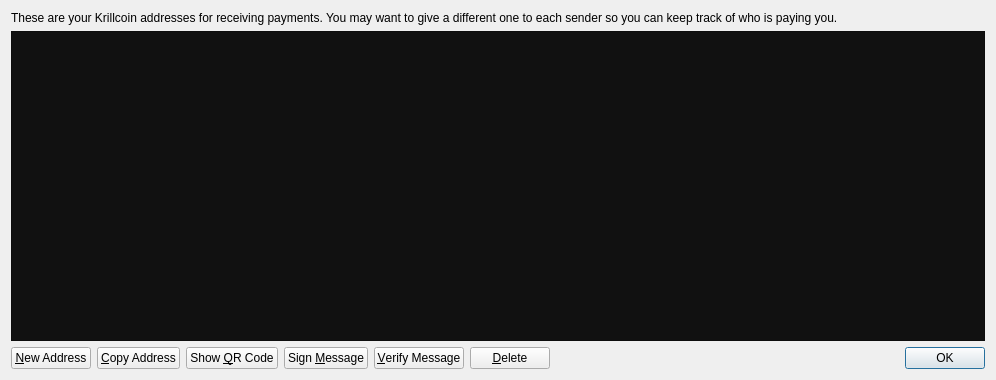
<?xml version="1.0" encoding="UTF-8"?>
<ui version="4.0">
 <class>AddressBookPage</class>
 <widget class="QWidget" name="AddressBookPage">
  <property name="geometry">
   <rect>
    <x>0</x>
    <y>0</y>
    <width>996</width>
    <height>380</height>
   </rect>
  </property>
  <property name="windowTitle">
   <string>Address Book</string>
  </property>
  <layout class="QVBoxLayout" name="verticalLayout">
   <item>
    <widget class="QLabel" name="labelExplanation">
     <property name="text">
      <string>These are your Krillcoin addresses for receiving payments. You may want to give a different one to each sender so you can keep track of who is paying you.</string>
     </property>
     <property name="textFormat">
      <enum>Qt::PlainText</enum>
     </property>
     <property name="wordWrap">
      <bool>true</bool>
     </property>
    </widget>
   </item>
   <item>
    <widget class="QTableView" name="tableView">
     <property name="palette">
      <palette>
       <active>
        <colorrole role="WindowText">
         <brush brushstyle="SolidPattern">
          <color alpha="255">
           <red>255</red>
           <green>255</green>
           <blue>255</blue>
          </color>
         </brush>
        </colorrole>
        <colorrole role="Button">
         <brush brushstyle="SolidPattern">
          <color alpha="255">
           <red>17</red>
           <green>17</green>
           <blue>17</blue>
          </color>
         </brush>
        </colorrole>
        <colorrole role="Text">
         <brush brushstyle="SolidPattern">
          <color alpha="255">
           <red>255</red>
           <green>255</green>
           <blue>255</blue>
          </color>
         </brush>
        </colorrole>
        <colorrole role="ButtonText">
         <brush brushstyle="SolidPattern">
          <color alpha="255">
           <red>255</red>
           <green>255</green>
           <blue>255</blue>
          </color>
         </brush>
        </colorrole>
        <colorrole role="Base">
         <brush brushstyle="SolidPattern">
          <color alpha="255">
           <red>17</red>
           <green>17</green>
           <blue>17</blue>
          </color>
         </brush>
        </colorrole>
        <colorrole role="Window">
         <brush brushstyle="SolidPattern">
          <color alpha="255">
           <red>17</red>
           <green>17</green>
           <blue>17</blue>
          </color>
         </brush>
        </colorrole>
        <colorrole role="Highlight">
         <brush brushstyle="SolidPattern">
          <color alpha="255">
           <red>204</red>
           <green>160</green>
           <blue>0</blue>
          </color>
         </brush>
        </colorrole>
        <colorrole role="HighlightedText">
         <brush brushstyle="SolidPattern">
          <color alpha="255">
           <red>17</red>
           <green>17</green>
           <blue>17</blue>
          </color>
         </brush>
        </colorrole>
       </active>
       <inactive>
        <colorrole role="WindowText">
         <brush brushstyle="SolidPattern">
          <color alpha="255">
           <red>255</red>
           <green>255</green>
           <blue>255</blue>
          </color>
         </brush>
        </colorrole>
        <colorrole role="Button">
         <brush brushstyle="SolidPattern">
          <color alpha="255">
           <red>17</red>
           <green>17</green>
           <blue>17</blue>
          </color>
         </brush>
        </colorrole>
        <colorrole role="Text">
         <brush brushstyle="SolidPattern">
          <color alpha="255">
           <red>255</red>
           <green>255</green>
           <blue>255</blue>
          </color>
         </brush>
        </colorrole>
        <colorrole role="ButtonText">
         <brush brushstyle="SolidPattern">
          <color alpha="255">
           <red>255</red>
           <green>255</green>
           <blue>255</blue>
          </color>
         </brush>
        </colorrole>
        <colorrole role="Base">
         <brush brushstyle="SolidPattern">
          <color alpha="255">
           <red>17</red>
           <green>17</green>
           <blue>17</blue>
          </color>
         </brush>
        </colorrole>
        <colorrole role="Window">
         <brush brushstyle="SolidPattern">
          <color alpha="255">
           <red>17</red>
           <green>17</green>
           <blue>17</blue>
          </color>
         </brush>
        </colorrole>
        <colorrole role="Highlight">
         <brush brushstyle="SolidPattern">
          <color alpha="255">
           <red>204</red>
           <green>160</green>
           <blue>0</blue>
          </color>
         </brush>
        </colorrole>
        <colorrole role="HighlightedText">
         <brush brushstyle="SolidPattern">
          <color alpha="255">
           <red>17</red>
           <green>17</green>
           <blue>17</blue>
          </color>
         </brush>
        </colorrole>
       </inactive>
       <disabled>
        <colorrole role="WindowText">
         <brush brushstyle="SolidPattern">
          <color alpha="255">
           <red>255</red>
           <green>255</green>
           <blue>255</blue>
          </color>
         </brush>
        </colorrole>
        <colorrole role="Button">
         <brush brushstyle="SolidPattern">
          <color alpha="255">
           <red>17</red>
           <green>17</green>
           <blue>17</blue>
          </color>
         </brush>
        </colorrole>
        <colorrole role="Text">
         <brush brushstyle="SolidPattern">
          <color alpha="255">
           <red>255</red>
           <green>255</green>
           <blue>255</blue>
          </color>
         </brush>
        </colorrole>
        <colorrole role="ButtonText">
         <brush brushstyle="SolidPattern">
          <color alpha="255">
           <red>255</red>
           <green>255</green>
           <blue>255</blue>
          </color>
         </brush>
        </colorrole>
        <colorrole role="Base">
         <brush brushstyle="SolidPattern">
          <color alpha="255">
           <red>17</red>
           <green>17</green>
           <blue>17</blue>
          </color>
         </brush>
        </colorrole>
        <colorrole role="Window">
         <brush brushstyle="SolidPattern">
          <color alpha="255">
           <red>17</red>
           <green>17</green>
           <blue>17</blue>
          </color>
         </brush>
        </colorrole>
        <colorrole role="Highlight">
         <brush brushstyle="SolidPattern">
          <color alpha="255">
           <red>204</red>
           <green>160</green>
           <blue>0</blue>
          </color>
         </brush>
        </colorrole>
        <colorrole role="HighlightedText">
         <brush brushstyle="SolidPattern">
          <color alpha="255">
           <red>17</red>
           <green>17</green>
           <blue>17</blue>
          </color>
         </brush>
        </colorrole>
       </disabled>
      </palette>
     </property>
     <property name="contextMenuPolicy">
      <enum>Qt::CustomContextMenu</enum>
     </property>
     <property name="toolTip">
      <string>Double-click to edit address or label</string>
     </property>
     <property name="styleSheet">
      <string notr="true">
</string>
     </property>
     <property name="verticalScrollBarPolicy">
      <enum>Qt::ScrollBarAsNeeded</enum>
     </property>
     <property name="tabKeyNavigation">
      <bool>false</bool>
     </property>
     <property name="alternatingRowColors">
      <bool>true</bool>
     </property>
     <property name="selectionMode">
      <enum>QAbstractItemView::SingleSelection</enum>
     </property>
     <property name="selectionBehavior">
      <enum>QAbstractItemView::SelectRows</enum>
     </property>
     <property name="sortingEnabled">
      <bool>true</bool>
     </property>
     <attribute name="verticalHeaderVisible">
      <bool>false</bool>
     </attribute>
    </widget>
   </item>
   <item>
    <layout class="QHBoxLayout" name="horizontalLayout">
     <item>
      <widget class="QPushButton" name="newAddressButton">
       <property name="toolTip">
        <string>Create a new address</string>
       </property>
       <property name="text">
        <string>&amp;New Address</string>
       </property>
       <property name="icon">
        <iconset resource="../bitcoin.qrc">
         <normaloff>:/icons/add</normaloff>:/icons/add</iconset>
       </property>
      </widget>
     </item>
     <item>
      <widget class="QPushButton" name="copyToClipboard">
       <property name="toolTip">
        <string>Copy the currently selected address to the system clipboard</string>
       </property>
       <property name="text">
        <string>&amp;Copy Address</string>
       </property>
       <property name="icon">
        <iconset resource="../bitcoin.qrc">
         <normaloff>:/icons/editcopy</normaloff>:/icons/editcopy</iconset>
       </property>
      </widget>
     </item>
     <item>
      <widget class="QPushButton" name="showQRCode">
       <property name="text">
        <string>Show &amp;QR Code</string>
       </property>
       <property name="icon">
        <iconset resource="../bitcoin.qrc">
         <normaloff>:/icons/qrcode</normaloff>:/icons/qrcode</iconset>
       </property>
      </widget>
     </item>
     <item>
      <widget class="QPushButton" name="signMessage">
       <property name="toolTip">
        <string>Sign a message to prove you own a Krillcoin address</string>
       </property>
       <property name="text">
        <string>Sign &amp;Message</string>
       </property>
       <property name="icon">
        <iconset resource="../bitcoin.qrc">
         <normaloff>:/icons/edit</normaloff>:/icons/edit</iconset>
       </property>
      </widget>
     </item>
     <item>
      <widget class="QPushButton" name="verifyMessage">
       <property name="toolTip">
        <string>Verify a message to ensure it was signed with a specified Krillcoin address</string>
       </property>
       <property name="text">
        <string>&amp;Verify Message</string>
       </property>
       <property name="icon">
        <iconset resource="../bitcoin.qrc">
         <normaloff>:/icons/transaction_0</normaloff>:/icons/transaction_0</iconset>
       </property>
      </widget>
     </item>
     <item>
      <widget class="QPushButton" name="deleteButton">
       <property name="toolTip">
        <string>Delete the currently selected address from the list</string>
       </property>
       <property name="text">
        <string>&amp;Delete</string>
       </property>
       <property name="icon">
        <iconset resource="../bitcoin.qrc">
         <normaloff>:/icons/remove</normaloff>:/icons/remove</iconset>
       </property>
      </widget>
     </item>
     <item>
      <spacer name="horizontalSpacer">
       <property name="orientation">
        <enum>Qt::Horizontal</enum>
       </property>
       <property name="sizeHint" stdset="0">
        <size>
         <width>40</width>
         <height>20</height>
        </size>
       </property>
      </spacer>
     </item>
     <item>
      <widget class="QDialogButtonBox" name="buttonBox">
       <property name="sizePolicy">
        <sizepolicy hsizetype="Maximum" vsizetype="Fixed">
         <horstretch>0</horstretch>
         <verstretch>0</verstretch>
        </sizepolicy>
       </property>
       <property name="standardButtons">
        <set>QDialogButtonBox::Ok</set>
       </property>
      </widget>
     </item>
    </layout>
   </item>
  </layout>
 </widget>
 <resources>
  <include location="../bitcoin.qrc"/>
 </resources>
 <connections/>
</ui>
